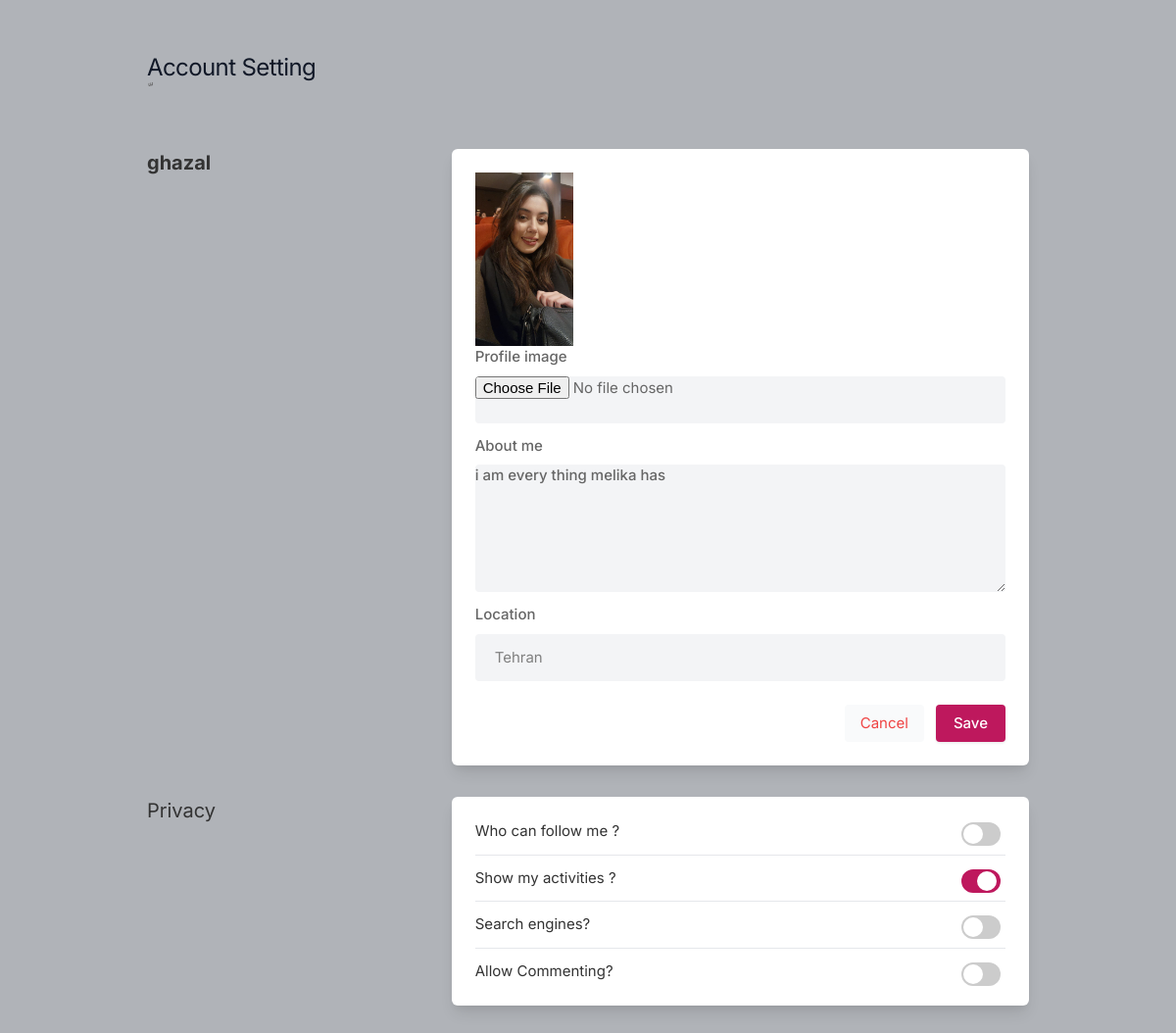
The app's page /settings (signed in), older data.
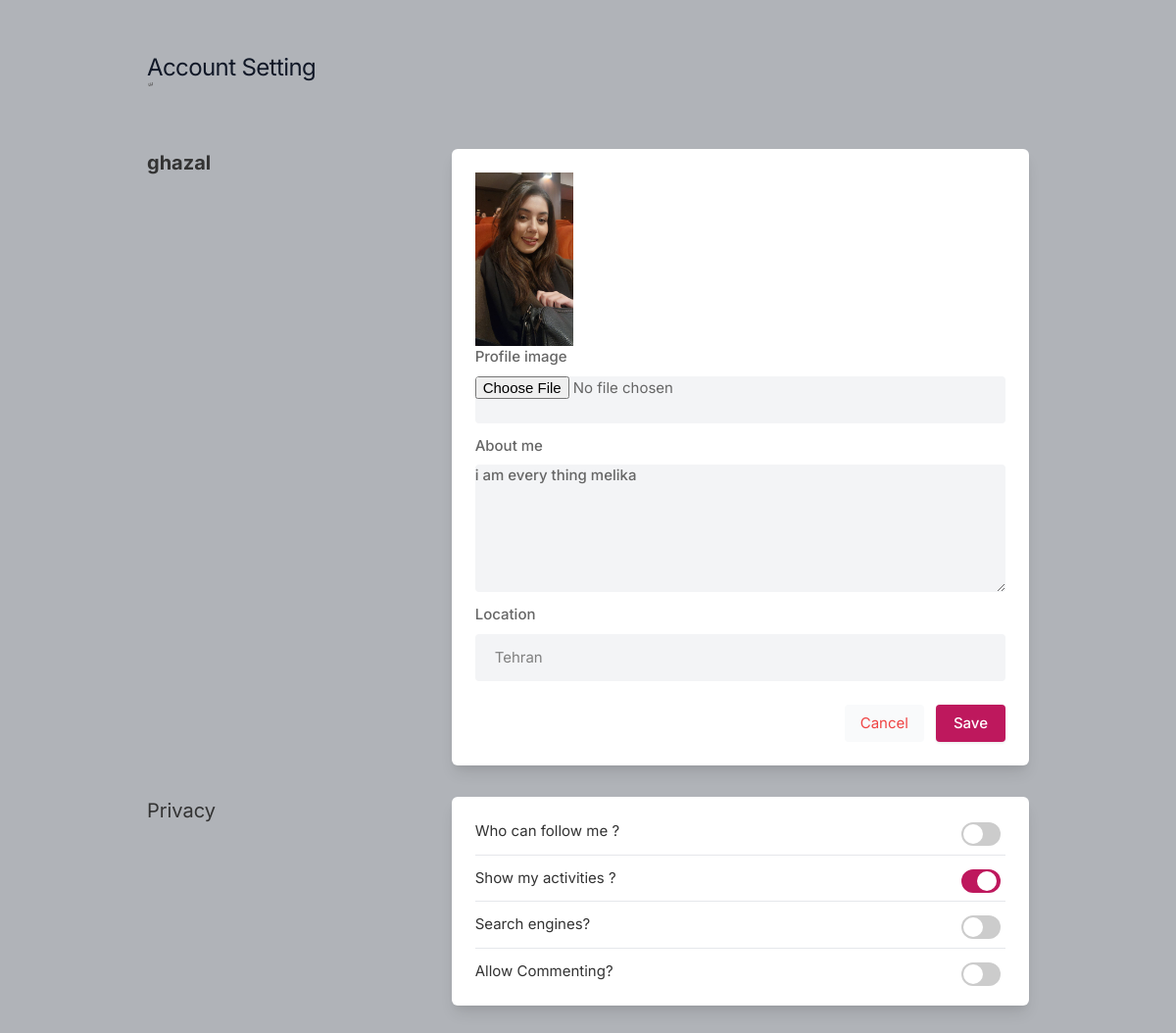
The same page, newer data.
### core/models.py (models this page shows, shortened)
class Profile(models.Model):
    user = models.ForeignKey(User, on_delete=models.CASCADE)
    id_user = models.IntegerField()
    bio = models.TextField(blank=True)
    profileimg = models.ImageField(upload_to='profile_images', default='blank-profile-picture.png')
    location = models.CharField(max_length=100, blank=True)

### core/views.py (the view, shortened to what this page needs)
# urls.py: path('settings', views.settings, name='settings'),
@login_required(login_url='signin')
def settings(request):
    user_profile = Profile.objects.get(user=request.user)
    return render(request, 'setting.html', {'user_profile': user_profile})

### templates/setting.html (shortened to what the changed rows need)
{% load static %}
<!DOCTYPE html>
<html lang="en">
<head>
    <link rel="stylesheet" href="{% static 'assets/css/icons.css' %}">
    <link rel="stylesheet" href="{% static 'assets/css/uikit.css' %}">
    <link rel="stylesheet" href="{% static 'assets/css/style.css' %}">
    <link rel="stylesheet" href="{% static 'assets/css/tailwind.css' %}">
</head>
<body>
            <div class="container m-auto">
                <h1 class="text-2xl leading-none text-gray-900 tracking-tight mt-3"> Account Setting </h1>
             ّ   <div class="grid lg:grid-cols-3 mt-12 gap-8">
                    <div class="bg-white rounded-md lg:shadow-lg shadow col-span-2">
                        <form action="" method="POST" enctype="multipart/form-data">
                       <div class="grid grid-cols-2 gap-3 lg:p-6 p-4">
                            <div class="col-span-2">
                                <img width="100" height="100" src="{{user_profile.profileimg.url}}"/>
                                <label for=""> Profile image</label>
                                <input type="file" name="image" placeholder="" class="shadow-none bg-gray-100">
                            </div>
                            <div class="col-span-2">
                                <label for="about">About me</label>
                                <textarea id="about" name="bio" rows="3"  class="shadow-none bg-gray-100">{{user_profile.bio}}</textarea>
                            </div>
                            <div class="col-span-2">
                                <label for=""> Location</label>
                                <input type="text" name="location" value="{{user_profile.location}}" placeholder="" class="shadow-none bg-gray-100">
                            </div>
                       </div>
                    </form>
                    </div>
                    <br>
                </div>
            </div>
</body>
</html>

Row changes from the older to the newer data that the page shows:
changed Profile "Tehran": bio "i am every thing melika has" → "i am every thing melika"
